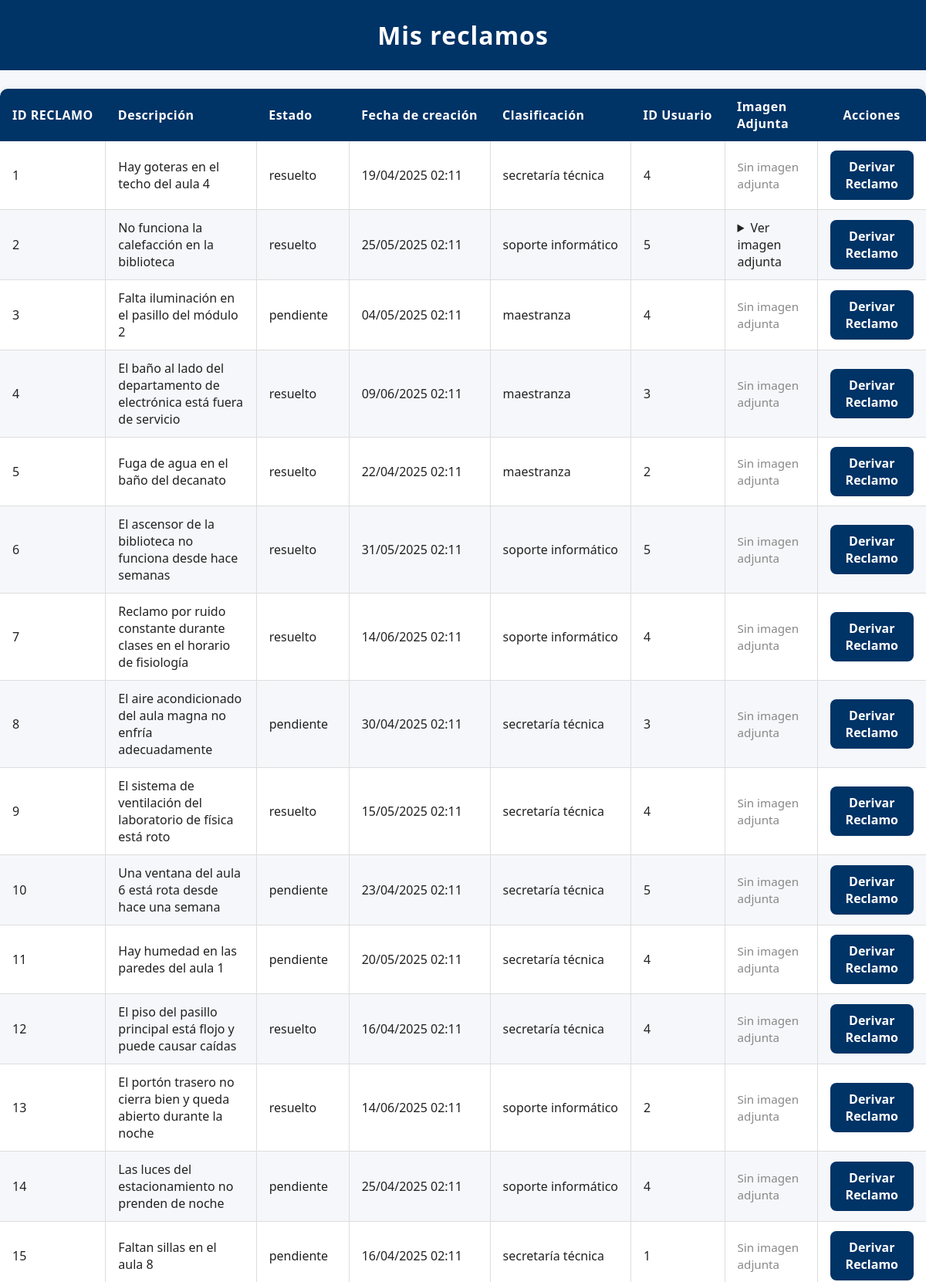
Screenshot of /mis_reclamos (signed in, upper part) with the database file from the repository.
### modules/modelos.py (models this page shows)
class Base(DeclarativeBase):
    pass

class ModeloReclamo(Base):
    __tablename__ = 'reclamos'
    id = Column(Integer, primary_key=True)
    estado = Column(String, default="pendiente")
    fecha_hora = Column(DateTime, default=datetime.utcnow)
    contenido = Column(String)
    usuario_id = Column(Integer, ForeignKey('usuarios.id'))
    clasificacion = Column(String)
    usuarios = relationship(
        "ModeloUsuario",
        secondary="reclamos_usuarios",
        back_populates="reclamos"
    )

### server.py (the view)
@app.route('/mis_reclamos')
@login_required
def mis_reclamos():
    if current_user.rol == '1':
        reclamos = repo_reclamos.obtener_todos_los_reclamos_base()
    else:
        reclamos = repo_reclamos.obtener_todos_los_registros(current_user.id)
    return render_template('mis_reclamos.html', usuario=current_user, reclamos=reclamos, os=os)

### modules/login.py (called while the page is built)
    @property
    def is_authenticated(self):
        return True

### modules/repositorio.py (called while the page is built)
    def obtener_registro_por_filtro(self, campo, valor, campo2=None, valor2=None):
        query = self.__session.query(ModeloUsuario).filter(getattr(ModeloUsuario, campo) == valor)
        if campo2 and valor2:
            query = query.filter(getattr(ModeloUsuario, campo2) == valor2)
        modelo = query.first()
        if modelo:
            return self.__map_modelo_a_entidad(modelo)
        return None

    def __map_modelo_a_entidad(self, modelo: ModeloUsuario):
        return Usuario(
            nombre=modelo.nombre,
            apellido=modelo.apellido,
            email=modelo.email,
            nombre_de_usuario=modelo.nombre_de_usuario,
            contraseña=modelo.contraseña,
            rol=modelo.rol,
            claustro=modelo.claustro,
            id=modelo.id
        )

    def obtener_todos_los_reclamos_base(self):
        return self.__session.query(ModeloReclamo).all()

### modules/usuarios.py (called while the page is built)
    @property
    def nombre(self):
        return self.__nombre

    @nombre.setter
    def nombre(self, nuevo_nombre: str):
        if not isinstance(nuevo_nombre, str):
            raise ValueError("El nombre debe ser una cadena de texto")
        self.__nombre = nuevo_nombre

    @property
    def apellido(self):
        return self.__apellido

    @apellido.setter
    def apellido(self, nuevo_apellido: str):
        if not isinstance(nuevo_apellido, str):
            raise ValueError("El apellido debe ser una cadena de texto")
        self.__apellido = nuevo_apellido

    @property
    def email(self):
        return self.__email

    @email.setter
    def email(self, nuevo_email: str):
        if not isinstance(nuevo_email, str):
            raise ValueError("El email debe ser una cadena de texto")
        self.__email = nuevo_email

    @property
    def nombre_de_usuario(self):
        return self.__nombre_de_usuario

    @nombre_de_usuario.setter
    def nombre_de_usuario(self, nuevo_nombre_de_usuario: str):
        if not isinstance(nuevo_nombre_de_usuario, str):
            raise ValueError("El nombre de usuario debe ser una cadena de texto")
        self.__nombre_de_usuario = nuevo_nombre_de_usuario

    @property
    def contraseña(self):
        return self.__contraseña

    @contraseña.setter
    def contraseña(self, value):
        self.__contraseña = value

    @property
    def rol(self):
        return self.__rol

    @rol.setter
    def rol(self, value):
        self.__rol = value

### templates/mis_reclamos.html (shortened to what this page needs)
<!DOCTYPE html>
<html lang="es">
<head>
    <link rel="stylesheet" href="{{ url_for('static', filename='style.css') }}">
</head>
<body>
    <h1>Mis reclamos</h1>
    <table>
        <thead>
            <tr>
                <th class="col-id">ID RECLAMO</th>
                <th class="col-descripcion">Descripción</th>
                <th class="col-estado">Estado</th>
                <th class="col-fecha">Fecha de creación</th>
                <th class="col-clasificacion">Clasificación</th>
                <th class="col-usuario">ID Usuario</th>
                <th class = "col-imagen">Imagen Adjunta</th>
                <th class="col-acciones">Acciones</th>
            </tr>
        </thead>
        <tbody>
            {% for reclamo in reclamos %}
                <tr>
                    <td class="col-id">{{ reclamo.id }}</td>
                    <td class="col-descripcion">{{ reclamo.contenido }}</td>
                    <td class="col-estado">{{reclamo.estado}}</td>
                    <td class="col-fecha">{{ reclamo.fecha_hora.strftime('%d/%m/%Y %H:%M')}}</td>
                    <td class="col-clasificacion">{{ reclamo.clasificacion }}</td>
                    <td class="col-usuario">{{ reclamo.usuario_id }}</td>
                    <td class = "col-imagen">
                    {% set imagen_path = 'static/Imagenes Reclamos/{}.png'.format(reclamo.id) %}
                    {% if os.path.exists(imagen_path) %}
                        <details>
                            <summary>Ver imagen adjunta</summary>
                        </details>
                    {% else %}
                        <span style="color: #888; font-size: 0.95em;">Sin imagen adjunta</span>
                    {% endif %}
                    </td>
                    <td class="col-acciones">
                        {%if current_user.rol == '1'%}
                            <a href="{{ url_for('editar_reclamo', reclamo_id=reclamo.id) }}" class="enlace-boton">Derivar Reclamo</a>
                        {%else%}
                            {% if reclamo.estado != "resuelto" %}
                                <a href="{{ url_for('editar_reclamo', reclamo_id=reclamo.id) }}" class="enlace-boton">Editar Reclamo</a>
                            {% else %}
                                Reclamo resuelto en {{ reclamo.resuelto_en }} días
                            {% endif %}
                        {%endif%}
                    </td>
                </tr>
            {% endfor %}
        </tbody>
    </table>
</body>
</html>

### static/style.css (style rules this page uses)
html, body { font-family: 'Segoe UI', Arial, sans-serif; background-color: #f5f7fa; color: #222; margin: 0; padding: 0; height: 100%; }
h1 { background-color: #003366; color: #fff; margin: 0; padding: 24px 0; text-align: center; letter-spacing: 1px; }
table { width: 100%; border-collapse: collapse; margin: 24px 0; font-family: 'Segoe UI', Arial, sans-serif; font-size: 1em; color: #222; box-shadow: 0 2px 8px rgba(0,0,0,0.1); border-radius: 10px; overflow: hidden; background: #fff; }
thead { background-color: #003366; color: #fff; text-align: left; }
thead th { padding: 12px 16px; font-weight: bold; letter-spacing: 0.5px; }
tbody tr { border-bottom: 1px solid #ddd; }
tbody tr:nth-child(even) { background-color: #f5f7fa; }
tbody td { padding: 12px 16px; vertical-align: middle; border-left: 1px solid #ddd; }
tbody td:first-child { border-left: none; }
a { position: relative; color: #003366; font-weight: 600; text-decoration: none; cursor: pointer; transition: color 0.3s ease; }
a::after { content: ''; position: absolute; width: 0; height: 2px; left: 0; bottom: -3px; background-color: #00509e; transition: width 0.3s ease; border-radius: 2px; }
a.enlace-boton { display: inline-block; padding: 10px 20px; background-color: #003366; color: #fff; border-radius: 8px; text-decoration: none; font-weight: bold; }
.col-id, .col-usuario { width: 6%; white-space: nowrap; }
.col-estado { width: 10%; white-space: nowrap; }
.col-fecha { width: 15%; white-space: nowrap; }
.col-departamento, .col-clasificacion { width: 12%; white-space: nowrap; }
.col-descripcion { width: auto; max-width: 300px; word-wrap: break-word; }
.col-acciones { width: 8%; text-align: center; }

### rows the page displays
ModeloReclamo: id "1", contenido "Hay goteras en el techo del aula 4", estado "resuelto", fecha_hora "19/04/2025 02:11", clasificacion "secretaría técnica", usuario_id "4", shows "Sin imagen adjunta"
ModeloReclamo: id "2", contenido "No funciona la calefacción en la biblioteca", estado "resuelto", fecha_hora "25/05/2025 02:11", clasificacion "soporte informático", usuario_id "5"
ModeloReclamo: id "3", contenido "Falta iluminación en el pasillo del módulo 2", estado "pendiente", fecha_hora "04/05/2025 02:11", clasificacion "maestranza", usuario_id "4", shows "Sin imagen adjunta"
ModeloReclamo: id "4", contenido "El baño al lado del departamento de electrónica está fuera de servicio", estado "resuelto", fecha_hora "09/06/2025 02:11", clasificacion "maestranza", usuario_id "3", shows "Sin imagen adjunta"
ModeloReclamo: id "5", contenido "Fuga de agua en el baño del decanato", estado "resuelto", fecha_hora "22/04/2025 02:11", clasificacion "maestranza", usuario_id "2", shows "Sin imagen adjunta"
ModeloReclamo: id "6", contenido "El ascensor de la biblioteca no funciona desde hace semanas", estado "resuelto", fecha_hora "31/05/2025 02:11", clasificacion "soporte informático", usuario_id "5", shows "Sin imagen adjunta"
ModeloReclamo: id "7", contenido "Reclamo por ruido constante durante clases en el horario de fisiología", estado "resuelto", fecha_hora "14/06/2025 02:11", clasificacion "soporte informático", usuario_id "4", shows "Sin imagen adjunta"
ModeloReclamo: id "8", contenido "El aire acondicionado del aula magna no enfría adecuadamente", estado "pendiente", fecha_hora "30/04/2025 02:11", clasificacion "secretaría técnica", usuario_id "3", shows "Sin imagen adjunta"
ModeloReclamo: id "9", contenido "El sistema de ventilación del laboratorio de física está roto", estado "resuelto", fecha_hora "15/05/2025 02:11", clasificacion "secretaría técnica", usuario_id "4", shows "Sin imagen adjunta"
ModeloReclamo: id "10", contenido "Una ventana del aula 6 está rota desde hace una semana", estado "pendiente", fecha_hora "23/04/2025 02:11", clasificacion "secretaría técnica", usuario_id "5", shows "Sin imagen adjunta"
ModeloReclamo: id "11", contenido "Hay humedad en las paredes del aula 1", estado "pendiente", fecha_hora "20/05/2025 02:11", clasificacion "secretaría técnica", usuario_id "4", shows "Sin imagen adjunta"
ModeloReclamo: id "12", contenido "El piso del pasillo principal está flojo y puede causar caídas", estado "resuelto", fecha_hora "16/04/2025 02:11", clasificacion "secretaría técnica", usuario_id "4", shows "Sin imagen adjunta"
ModeloReclamo: id "13", contenido "El portón trasero no cierra bien y queda abierto durante la noche", estado "resuelto", fecha_hora "14/06/2025 02:11", clasificacion "soporte informático", usuario_id "2", shows "Sin imagen adjunta"
ModeloReclamo: id "14", contenido "Las luces del estacionamiento no prenden de noche", estado "pendiente", fecha_hora "25/04/2025 02:11", clasificacion "soporte informático", usuario_id "4", shows "Sin imagen adjunta"
ModeloReclamo: id "15", contenido "Faltan sillas en el aula 8", estado "pendiente", fecha_hora "16/04/2025 02:11", clasificacion "secretaría técnica", usuario_id "1", shows "Sin imagen adjunta"
